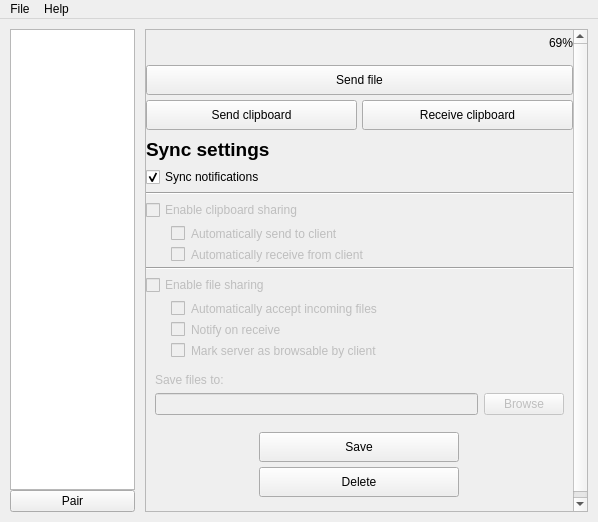
<?xml version="1.0" encoding="UTF-8"?>
<ui version="4.0">
 <class>MainWindow</class>
 <widget class="QMainWindow" name="MainWindow">
  <property name="geometry">
   <rect>
    <x>0</x>
    <y>0</y>
    <width>598</width>
    <height>522</height>
   </rect>
  </property>
  <property name="sizePolicy">
   <sizepolicy hsizetype="Fixed" vsizetype="Preferred">
    <horstretch>0</horstretch>
    <verstretch>0</verstretch>
   </sizepolicy>
  </property>
  <property name="minimumSize">
   <size>
    <width>425</width>
    <height>300</height>
   </size>
  </property>
  <property name="windowTitle">
   <string>MainWindow</string>
  </property>
  <widget class="QWidget" name="centralwidget">
   <layout class="QGridLayout" name="gridLayout_3">
    <property name="leftMargin">
     <number>10</number>
    </property>
    <property name="topMargin">
     <number>10</number>
    </property>
    <property name="rightMargin">
     <number>10</number>
    </property>
    <property name="bottomMargin">
     <number>10</number>
    </property>
    <property name="spacing">
     <number>0</number>
    </property>
    <item row="0" column="0">
     <layout class="QGridLayout" name="mainLayout">
      <property name="leftMargin">
       <number>0</number>
      </property>
      <property name="topMargin">
       <number>0</number>
      </property>
      <property name="rightMargin">
       <number>0</number>
      </property>
      <property name="bottomMargin">
       <number>0</number>
      </property>
      <property name="horizontalSpacing">
       <number>10</number>
      </property>
      <property name="verticalSpacing">
       <number>0</number>
      </property>
      <item row="0" column="3">
       <widget class="QScrollArea" name="scrollArea">
        <property name="enabled">
         <bool>true</bool>
        </property>
        <property name="minimumSize">
         <size>
          <width>125</width>
          <height>175</height>
         </size>
        </property>
        <property name="horizontalScrollBarPolicy">
         <enum>Qt::ScrollBarAlwaysOff</enum>
        </property>
        <property name="widgetResizable">
         <bool>true</bool>
        </property>
        <widget class="QWidget" name="scrollAreaWidgetContents">
         <property name="geometry">
          <rect>
           <x>0</x>
           <y>0</y>
           <width>420</width>
           <height>485</height>
          </rect>
         </property>
         <property name="minimumSize">
          <size>
           <width>175</width>
           <height>0</height>
          </size>
         </property>
         <layout class="QGridLayout" name="gridLayout">
          <property name="leftMargin">
           <number>0</number>
          </property>
          <property name="topMargin">
           <number>0</number>
          </property>
          <property name="rightMargin">
           <number>0</number>
          </property>
          <property name="bottomMargin">
           <number>0</number>
          </property>
          <property name="spacing">
           <number>10</number>
          </property>
          <item row="0" column="0">
           <widget class="QWidget" name="deviceInfoWidget" native="true">
            <property name="sizePolicy">
             <sizepolicy hsizetype="Expanding" vsizetype="Fixed">
              <horstretch>0</horstretch>
              <verstretch>25</verstretch>
             </sizepolicy>
            </property>
            <property name="minimumSize">
             <size>
              <width>0</width>
              <height>25</height>
             </size>
            </property>
            <property name="maximumSize">
             <size>
              <width>16777215</width>
              <height>25</height>
             </size>
            </property>
            <layout class="QHBoxLayout" name="horizontalLayout">
             <property name="leftMargin">
              <number>0</number>
             </property>
             <property name="topMargin">
              <number>0</number>
             </property>
             <property name="rightMargin">
              <number>0</number>
             </property>
             <property name="bottomMargin">
              <number>0</number>
             </property>
             <item>
              <widget class="QLabel" name="lblClientName">
               <property name="minimumSize">
                <size>
                 <width>100</width>
                 <height>0</height>
                </size>
               </property>
               <property name="text">
                <string notr="true">&lt;deviceName&gt;</string>
               </property>
              </widget>
             </item>
             <item>
              <widget class="QLabel" name="lblClientBatteryLevel">
               <property name="minimumSize">
                <size>
                 <width>30</width>
                 <height>0</height>
                </size>
               </property>
               <property name="maximumSize">
                <size>
                 <width>40</width>
                 <height>16777215</height>
                </size>
               </property>
               <property name="text">
                <string notr="true">69%</string>
               </property>
               <property name="alignment">
                <set>Qt::AlignRight|Qt::AlignTrailing|Qt::AlignVCenter</set>
               </property>
              </widget>
             </item>
            </layout>
           </widget>
          </item>
          <item row="2" column="0">
           <widget class="QWidget" name="deviceSettingsWidget" native="true">
            <layout class="QGridLayout" name="gridDeviceSettings">
             <property name="leftMargin">
              <number>0</number>
             </property>
             <property name="topMargin">
              <number>0</number>
             </property>
             <property name="rightMargin">
              <number>0</number>
             </property>
             <property name="bottomMargin">
              <number>20</number>
             </property>
             <property name="horizontalSpacing">
              <number>0</number>
             </property>
             <property name="verticalSpacing">
              <number>8</number>
             </property>
             <item row="1" column="0">
              <widget class="QWidget" name="syncSettingsContainer" native="true">
               <property name="sizePolicy">
                <sizepolicy hsizetype="Preferred" vsizetype="Preferred">
                 <horstretch>0</horstretch>
                 <verstretch>0</verstretch>
                </sizepolicy>
               </property>
               <layout class="QGridLayout" name="gridLayout_2">
                <property name="leftMargin">
                 <number>0</number>
                </property>
                <property name="topMargin">
                 <number>0</number>
                </property>
                <property name="rightMargin">
                 <number>0</number>
                </property>
                <property name="bottomMargin">
                 <number>0</number>
                </property>
                <item row="0" column="0">
                 <widget class="QLabel" name="lblSyncSettings">
                  <property name="sizePolicy">
                   <sizepolicy hsizetype="Preferred" vsizetype="Fixed">
                    <horstretch>0</horstretch>
                    <verstretch>0</verstretch>
                   </sizepolicy>
                  </property>
                  <property name="minimumSize">
                   <size>
                    <width>30</width>
                    <height>0</height>
                   </size>
                  </property>
                  <property name="maximumSize">
                   <size>
                    <width>16777215</width>
                    <height>30</height>
                   </size>
                  </property>
                  <property name="font">
                   <font>
                    <pointsize>14</pointsize>
                    <weight>75</weight>
                    <bold>true</bold>
                    <kerning>false</kerning>
                   </font>
                  </property>
                  <property name="toolTip">
                   <string notr="true"/>
                  </property>
                  <property name="text">
                   <string notr="true">Sync settings</string>
                  </property>
                  <property name="alignment">
                   <set>Qt::AlignBottom|Qt::AlignLeading|Qt::AlignLeft</set>
                  </property>
                 </widget>
                </item>
                <item row="1" column="0">
                 <layout class="QVBoxLayout" name="vlayCheckBoxes">
                  <property name="spacing">
                   <number>5</number>
                  </property>
                  <item>
                   <widget class="QWidget" name="syncSettingsNotificationsContainer" native="true">
                    <property name="sizePolicy">
                     <sizepolicy hsizetype="Preferred" vsizetype="Fixed">
                      <horstretch>0</horstretch>
                      <verstretch>0</verstretch>
                     </sizepolicy>
                    </property>
                    <layout class="QVBoxLayout" name="verticalLayout_3">
                     <property name="leftMargin">
                      <number>0</number>
                     </property>
                     <property name="topMargin">
                      <number>0</number>
                     </property>
                     <property name="rightMargin">
                      <number>0</number>
                     </property>
                     <property name="bottomMargin">
                      <number>0</number>
                     </property>
                     <item>
                      <widget class="QCheckBox" name="chkSyncNotifications">
                       <property name="font">
                        <font>
                         <kerning>false</kerning>
                        </font>
                       </property>
                       <property name="cursor">
                        <cursorShape>PointingHandCursor</cursorShape>
                       </property>
                       <property name="toolTip">
                        <string notr="true">Receive notifications from the client device.</string>
                       </property>
                       <property name="text">
                        <string notr="true">Sync notifications</string>
                       </property>
                       <property name="checked">
                        <bool>true</bool>
                       </property>
                      </widget>
                     </item>
                    </layout>
                   </widget>
                  </item>
                  <item>
                   <widget class="Line" name="hlineUnderNotifications">
                    <property name="orientation">
                     <enum>Qt::Horizontal</enum>
                    </property>
                   </widget>
                  </item>
                  <item>
                   <widget class="QWidget" name="syncSettingsClipboardContainer" native="true">
                    <property name="enabled">
                     <bool>false</bool>
                    </property>
                    <property name="sizePolicy">
                     <sizepolicy hsizetype="Preferred" vsizetype="Fixed">
                      <horstretch>0</horstretch>
                      <verstretch>0</verstretch>
                     </sizepolicy>
                    </property>
                    <layout class="QVBoxLayout" name="verticalLayout_2">
                     <property name="leftMargin">
                      <number>0</number>
                     </property>
                     <property name="topMargin">
                      <number>0</number>
                     </property>
                     <property name="rightMargin">
                      <number>0</number>
                     </property>
                     <property name="bottomMargin">
                      <number>0</number>
                     </property>
                     <item>
                      <widget class="QCheckBox" name="chkSyncClipboard">
                       <property name="font">
                        <font>
                         <kerning>false</kerning>
                        </font>
                       </property>
                       <property name="cursor">
                        <cursorShape>PointingHandCursor</cursorShape>
                       </property>
                       <property name="toolTip">
                        <string notr="true">Allow syncing the clipboard between this computer and the client device.</string>
                       </property>
                       <property name="text">
                        <string notr="true">Enable clipboard sharing</string>
                       </property>
                      </widget>
                     </item>
                     <item>
                      <widget class="QCheckBox" name="chkAutoSendClipboard">
                       <property name="font">
                        <font>
                         <kerning>false</kerning>
                        </font>
                       </property>
                       <property name="cursor">
                        <cursorShape>PointingHandCursor</cursorShape>
                       </property>
                       <property name="toolTip">
                        <string notr="true">Automatically send this computer's clipboard data to the client.</string>
                       </property>
                       <property name="styleSheet">
                        <string notr="true">margin-left: 25px;</string>
                       </property>
                       <property name="text">
                        <string notr="true">Automatically send to client</string>
                       </property>
                      </widget>
                     </item>
                     <item>
                      <widget class="QCheckBox" name="chkAutoReceiveClipboard">
                       <property name="cursor">
                        <cursorShape>PointingHandCursor</cursorShape>
                       </property>
                       <property name="toolTip">
                        <string notr="true">Automatically receive clipboard data from the client and update our clipboard.</string>
                       </property>
                       <property name="styleSheet">
                        <string notr="true">margin-left: 25px;</string>
                       </property>
                       <property name="text">
                        <string notr="true">Automatically receive from client</string>
                       </property>
                      </widget>
                     </item>
                    </layout>
                   </widget>
                  </item>
                  <item>
                   <widget class="Line" name="hlineUnderClipboard">
                    <property name="orientation">
                     <enum>Qt::Horizontal</enum>
                    </property>
                   </widget>
                  </item>
                  <item>
                   <widget class="QWidget" name="syncSettingsFileSharingContainer" native="true">
                    <property name="enabled">
                     <bool>false</bool>
                    </property>
                    <property name="sizePolicy">
                     <sizepolicy hsizetype="Preferred" vsizetype="Fixed">
                      <horstretch>0</horstretch>
                      <verstretch>0</verstretch>
                     </sizepolicy>
                    </property>
                    <layout class="QGridLayout" name="gridLayout_4">
                     <property name="leftMargin">
                      <number>0</number>
                     </property>
                     <property name="topMargin">
                      <number>0</number>
                     </property>
                     <property name="rightMargin">
                      <number>0</number>
                     </property>
                     <property name="bottomMargin">
                      <number>0</number>
                     </property>
                     <item row="0" column="0">
                      <layout class="QVBoxLayout" name="fileSharingCheckboxes">
                       <item>
                        <widget class="QCheckBox" name="chkFileSharingEnable">
                         <property name="font">
                          <font>
                           <kerning>false</kerning>
                          </font>
                         </property>
                         <property name="cursor">
                          <cursorShape>PointingHandCursor</cursorShape>
                         </property>
                         <property name="toolTip">
                          <string notr="true">Enable sending and receiving files for this client.</string>
                         </property>
                         <property name="text">
                          <string notr="true">Enable file sharing</string>
                         </property>
                        </widget>
                       </item>
                       <item>
                        <widget class="QCheckBox" name="chkFileSharingAutoAccept">
                         <property name="font">
                          <font>
                           <kerning>false</kerning>
                          </font>
                         </property>
                         <property name="cursor">
                          <cursorShape>PointingHandCursor</cursorShape>
                         </property>
                         <property name="toolTip">
                          <string notr="true">Automatically accept incoming files from this device.</string>
                         </property>
                         <property name="styleSheet">
                          <string notr="true">margin-left: 25px;</string>
                         </property>
                         <property name="text">
                          <string notr="true">Automatically accept incoming files</string>
                         </property>
                        </widget>
                       </item>
                       <item>
                        <widget class="QCheckBox" name="chkFileSharingNotify">
                         <property name="font">
                          <font>
                           <kerning>false</kerning>
                          </font>
                         </property>
                         <property name="cursor">
                          <cursorShape>PointingHandCursor</cursorShape>
                         </property>
                         <property name="toolTip">
                          <string notr="true">Notify on incoming files for this device.</string>
                         </property>
                         <property name="styleSheet">
                          <string notr="true">margin-left: 25px;</string>
                         </property>
                         <property name="text">
                          <string notr="true">Notify on receive</string>
                         </property>
                        </widget>
                       </item>
                       <item>
                        <widget class="QCheckBox" name="chkServerBrowsable">
                         <property name="cursor">
                          <cursorShape>PointingHandCursor</cursorShape>
                         </property>
                         <property name="toolTip">
                          <string notr="true">Allows the client to browse the files on this computer.</string>
                         </property>
                         <property name="styleSheet">
                          <string notr="true">margin-left: 25px;</string>
                         </property>
                         <property name="text">
                          <string notr="true">Mark server as browsable by client</string>
                         </property>
                        </widget>
                       </item>
                      </layout>
                     </item>
                     <item row="2" column="0">
                      <widget class="QWidget" name="widget" native="true">
                       <property name="sizePolicy">
                        <sizepolicy hsizetype="Preferred" vsizetype="Fixed">
                         <horstretch>0</horstretch>
                         <verstretch>0</verstretch>
                        </sizepolicy>
                       </property>
                       <property name="minimumSize">
                        <size>
                         <width>0</width>
                         <height>0</height>
                        </size>
                       </property>
                       <layout class="QGridLayout" name="gridLayout_5">
                        <item row="1" column="0">
                         <widget class="QLineEdit" name="txtFileSharingSaveDirectory">
                          <property name="toolTip">
                           <string notr="true">Directory incoming files are saved to.</string>
                          </property>
                         </widget>
                        </item>
                        <item row="1" column="1">
                         <widget class="QPushButton" name="btnFileSharingSaveDirectoryBrowse">
                          <property name="font">
                           <font>
                            <kerning>false</kerning>
                           </font>
                          </property>
                          <property name="cursor">
                           <cursorShape>PointingHandCursor</cursorShape>
                          </property>
                          <property name="toolTip">
                           <string notr="true">Open folder picker dialog.</string>
                          </property>
                          <property name="text">
                           <string notr="true">Browse</string>
                          </property>
                         </widget>
                        </item>
                        <item row="0" column="0">
                         <widget class="QLabel" name="lblSaveFilesTo">
                          <property name="font">
                           <font>
                            <kerning>false</kerning>
                           </font>
                          </property>
                          <property name="toolTip">
                           <string notr="true"/>
                          </property>
                          <property name="text">
                           <string notr="true">Save files to:</string>
                          </property>
                         </widget>
                        </item>
                       </layout>
                      </widget>
                     </item>
                    </layout>
                   </widget>
                  </item>
                 </layout>
                </item>
               </layout>
              </widget>
             </item>
             <item row="3" column="0">
              <widget class="QWidget" name="bottomButtonContiner" native="true">
               <property name="sizePolicy">
                <sizepolicy hsizetype="Preferred" vsizetype="Fixed">
                 <horstretch>0</horstretch>
                 <verstretch>0</verstretch>
                </sizepolicy>
               </property>
               <layout class="QVBoxLayout" name="verticalLayout_4">
                <property name="spacing">
                 <number>5</number>
                </property>
                <property name="leftMargin">
                 <number>0</number>
                </property>
                <property name="topMargin">
                 <number>0</number>
                </property>
                <property name="rightMargin">
                 <number>0</number>
                </property>
                <property name="bottomMargin">
                 <number>0</number>
                </property>
                <item>
                 <layout class="QHBoxLayout" name="hlaySaveButton">
                  <item>
                   <widget class="QPushButton" name="btnSave">
                    <property name="sizePolicy">
                     <sizepolicy hsizetype="Fixed" vsizetype="Fixed">
                      <horstretch>0</horstretch>
                      <verstretch>0</verstretch>
                     </sizepolicy>
                    </property>
                    <property name="minimumSize">
                     <size>
                      <width>200</width>
                      <height>30</height>
                     </size>
                    </property>
                    <property name="font">
                     <font>
                      <kerning>false</kerning>
                     </font>
                    </property>
                    <property name="cursor">
                     <cursorShape>PointingHandCursor</cursorShape>
                    </property>
                    <property name="toolTip">
                     <string notr="true">Save client settings.</string>
                    </property>
                    <property name="text">
                     <string notr="true">Save</string>
                    </property>
                   </widget>
                  </item>
                 </layout>
                </item>
                <item>
                 <layout class="QHBoxLayout" name="hlayDeleteButton">
                  <item>
                   <widget class="QPushButton" name="btnDelete">
                    <property name="sizePolicy">
                     <sizepolicy hsizetype="Fixed" vsizetype="Fixed">
                      <horstretch>0</horstretch>
                      <verstretch>0</verstretch>
                     </sizepolicy>
                    </property>
                    <property name="minimumSize">
                     <size>
                      <width>200</width>
                      <height>30</height>
                     </size>
                    </property>
                    <property name="font">
                     <font>
                      <kerning>false</kerning>
                     </font>
                    </property>
                    <property name="cursor">
                     <cursorShape>PointingHandCursor</cursorShape>
                    </property>
                    <property name="toolTip">
                     <string notr="true">Delete this client.</string>
                    </property>
                    <property name="text">
                     <string notr="true">Delete</string>
                    </property>
                   </widget>
                  </item>
                 </layout>
                </item>
               </layout>
              </widget>
             </item>
             <item row="0" column="0">
              <widget class="QWidget" name="topButtonContainer" native="true">
               <property name="sizePolicy">
                <sizepolicy hsizetype="Preferred" vsizetype="Fixed">
                 <horstretch>0</horstretch>
                 <verstretch>0</verstretch>
                </sizepolicy>
               </property>
               <property name="minimumSize">
                <size>
                 <width>250</width>
                 <height>0</height>
                </size>
               </property>
               <layout class="QVBoxLayout" name="verticalLayout">
                <property name="spacing">
                 <number>5</number>
                </property>
                <property name="leftMargin">
                 <number>0</number>
                </property>
                <property name="topMargin">
                 <number>0</number>
                </property>
                <property name="rightMargin">
                 <number>0</number>
                </property>
                <property name="bottomMargin">
                 <number>0</number>
                </property>
                <item>
                 <widget class="QPushButton" name="btnSendFile">
                  <property name="minimumSize">
                   <size>
                    <width>255</width>
                    <height>30</height>
                   </size>
                  </property>
                  <property name="font">
                   <font>
                    <kerning>false</kerning>
                   </font>
                  </property>
                  <property name="cursor">
                   <cursorShape>PointingHandCursor</cursorShape>
                  </property>
                  <property name="toolTip">
                   <string notr="true">Open the file selector dialog and send a file to the client device.</string>
                  </property>
                  <property name="text">
                   <string notr="true">Send file</string>
                  </property>
                 </widget>
                </item>
                <item>
                 <widget class="QWidget" name="hlayClipboardContainer" native="true">
                  <property name="sizePolicy">
                   <sizepolicy hsizetype="Preferred" vsizetype="Fixed">
                    <horstretch>0</horstretch>
                    <verstretch>30</verstretch>
                   </sizepolicy>
                  </property>
                  <property name="minimumSize">
                   <size>
                    <width>255</width>
                    <height>30</height>
                   </size>
                  </property>
                  <property name="maximumSize">
                   <size>
                    <width>16777215</width>
                    <height>30</height>
                   </size>
                  </property>
                  <layout class="QHBoxLayout" name="horizontalLayout_3">
                   <property name="spacing">
                    <number>5</number>
                   </property>
                   <property name="leftMargin">
                    <number>0</number>
                   </property>
                   <property name="topMargin">
                    <number>0</number>
                   </property>
                   <property name="rightMargin">
                    <number>0</number>
                   </property>
                   <property name="bottomMargin">
                    <number>0</number>
                   </property>
                   <item>
                    <widget class="QPushButton" name="btnSendClipboard">
                     <property name="minimumSize">
                      <size>
                       <width>115</width>
                       <height>30</height>
                      </size>
                     </property>
                     <property name="font">
                      <font>
                       <kerning>false</kerning>
                      </font>
                     </property>
                     <property name="cursor">
                      <cursorShape>PointingHandCursor</cursorShape>
                     </property>
                     <property name="toolTip">
                      <string notr="true">Send this computer's clipboard data to the client device.</string>
                     </property>
                     <property name="text">
                      <string notr="true">Send clipboard</string>
                     </property>
                    </widget>
                   </item>
                   <item>
                    <widget class="QPushButton" name="btnReceiveClipboard">
                     <property name="minimumSize">
                      <size>
                       <width>115</width>
                       <height>30</height>
                      </size>
                     </property>
                     <property name="font">
                      <font>
                       <kerning>false</kerning>
                      </font>
                     </property>
                     <property name="cursor">
                      <cursorShape>PointingHandCursor</cursorShape>
                     </property>
                     <property name="toolTip">
                      <string notr="true">Request the clipboard data from the client device.</string>
                     </property>
                     <property name="text">
                      <string notr="true">Receive clipboard</string>
                     </property>
                    </widget>
                   </item>
                  </layout>
                 </widget>
                </item>
               </layout>
              </widget>
             </item>
            </layout>
           </widget>
          </item>
         </layout>
        </widget>
       </widget>
      </item>
      <item row="0" column="1">
       <layout class="QGridLayout" name="leftHandContainer">
        <property name="leftMargin">
         <number>0</number>
        </property>
        <item row="0" column="0">
         <widget class="QListWidget" name="deviceList">
          <property name="sizePolicy">
           <sizepolicy hsizetype="Fixed" vsizetype="Expanding">
            <horstretch>0</horstretch>
            <verstretch>0</verstretch>
           </sizepolicy>
          </property>
          <property name="minimumSize">
           <size>
            <width>50</width>
            <height>0</height>
           </size>
          </property>
          <property name="maximumSize">
           <size>
            <width>125</width>
            <height>16777215</height>
           </size>
          </property>
          <property name="toolTip">
           <string notr="true">Client device selector.</string>
          </property>
          <property name="autoScroll">
           <bool>true</bool>
          </property>
         </widget>
        </item>
        <item row="1" column="0">
         <widget class="QPushButton" name="btnPair">
          <property name="toolTip">
           <string notr="true">Show instructions to connect a new device.</string>
          </property>
          <property name="text">
           <string notr="true">Pair</string>
          </property>
         </widget>
        </item>
       </layout>
      </item>
     </layout>
    </item>
   </layout>
  </widget>
  <widget class="QMenuBar" name="menuBar">
   <property name="geometry">
    <rect>
     <x>0</x>
     <y>0</y>
     <width>598</width>
     <height>22</height>
    </rect>
   </property>
   <widget class="QMenu" name="menuFile">
    <property name="toolTip">
     <string notr="true"/>
    </property>
    <property name="title">
     <string notr="true">File</string>
    </property>
    <widget class="QMenu" name="menuClient_settings">
     <property name="title">
      <string>Client settings</string>
     </property>
     <addaction name="actionSync_notifications"/>
     <addaction name="separator"/>
     <addaction name="actionToggleClipboardSharing"/>
     <addaction name="actionSend_clipboard"/>
     <addaction name="actionReceive_clipboard"/>
     <addaction name="separator"/>
     <addaction name="actionToggleFileSharing"/>
     <addaction name="actionServer_browsable"/>
     <addaction name="actionSend_file"/>
     <addaction name="actionBrowse_for_file"/>
     <addaction name="separator"/>
     <addaction name="actionDelete_client"/>
     <addaction name="separator"/>
     <addaction name="actionSync_configuration_with_client"/>
     <addaction name="actionView_connection_details"/>
    </widget>
    <addaction name="actionPair_client"/>
    <addaction name="actionRefresh_client_info"/>
    <addaction name="menuClient_settings"/>
    <addaction name="separator"/>
    <addaction name="actionPreferences"/>
    <addaction name="separator"/>
    <addaction name="actionExit"/>
   </widget>
   <widget class="QMenu" name="menuHelp">
    <property name="toolTip">
     <string notr="true"/>
    </property>
    <property name="title">
     <string notr="true">Help</string>
    </property>
    <addaction name="actionView_GitHub_page"/>
    <addaction name="separator"/>
    <addaction name="actionAbout_Neptune"/>
   </widget>
   <addaction name="menuFile"/>
   <addaction name="menuHelp"/>
  </widget>
  <action name="actionPair_client">
   <property name="text">
    <string notr="true">Pair client</string>
   </property>
  </action>
  <action name="actionPair_new_client">
   <property name="text">
    <string>Pair new client</string>
   </property>
  </action>
  <action name="actionSend_clipboard">
   <property name="enabled">
    <bool>false</bool>
   </property>
   <property name="text">
    <string>Send clipboard</string>
   </property>
  </action>
  <action name="actionReceive_clipboard">
   <property name="enabled">
    <bool>false</bool>
   </property>
   <property name="text">
    <string notr="true">Receive clipboard</string>
   </property>
  </action>
  <action name="actionSend_file">
   <property name="enabled">
    <bool>false</bool>
   </property>
   <property name="text">
    <string notr="true">Send file</string>
   </property>
  </action>
  <action name="actionBrowse_for_file">
   <property name="checkable">
    <bool>false</bool>
   </property>
   <property name="checked">
    <bool>false</bool>
   </property>
   <property name="enabled">
    <bool>false</bool>
   </property>
   <property name="text">
    <string notr="true">Browse for file</string>
   </property>
  </action>
  <action name="actionToggleFileSharing">
   <property name="checkable">
    <bool>true</bool>
   </property>
   <property name="enabled">
    <bool>false</bool>
   </property>
   <property name="text">
    <string notr="true">Enable file sharing</string>
   </property>
  </action>
  <action name="actionToggleClipboardSharing">
   <property name="checkable">
    <bool>true</bool>
   </property>
   <property name="enabled">
    <bool>false</bool>
   </property>
   <property name="text">
    <string notr="true">Enable clipboard sharing</string>
   </property>
  </action>
  <action name="actionDelete_client">
   <property name="text">
    <string notr="true">Delete client</string>
   </property>
  </action>
  <action name="actionExport">
   <property name="text">
    <string>Export settings</string>
   </property>
  </action>
  <action name="actionSync_configuration_with_client">
   <property name="text">
    <string notr="true">Sync client configuration</string>
   </property>
  </action>
  <action name="actionView_connection_details">
   <property name="text">
    <string notr="true">View connection details</string>
   </property>
  </action>
  <action name="actionExit">
   <property name="text">
    <string notr="true">Exit</string>
   </property>
   <property name="menuRole">
    <enum>QAction::QuitRole</enum>
   </property>
  </action>
  <action name="actionPreferences">
   <property name="text">
    <string notr="true">Preferences</string>
   </property>
   <property name="menuRole">
    <enum>QAction::PreferencesRole</enum>
   </property>
  </action>
  <action name="actionAbout_Neptune">
   <property name="text">
    <string notr="true">About Neptune</string>
   </property>
   <property name="menuRole">
    <enum>QAction::AboutRole</enum>
   </property>
  </action>
  <action name="actionView_GitHub_page">
   <property name="text">
    <string notr="true">View GitHub page</string>
   </property>
  </action>
  <action name="actionSync_notifications">
   <property name="checkable">
    <bool>true</bool>
   </property>
   <property name="checked">
    <bool>true</bool>
   </property>
   <property name="text">
    <string notr="true">Sync notifications</string>
   </property>
  </action>
  <action name="actionServer_browsable">
   <property name="checkable">
    <bool>true</bool>
   </property>
   <property name="enabled">
    <bool>false</bool>
   </property>
   <property name="text">
    <string>Mark server browsable</string>
   </property>
  </action>
  <action name="actionRefresh_client_info">
   <property name="text">
    <string notr="true">Refresh client info</string>
   </property>
  </action>
 </widget>
 <resources/>
 <connections/>
</ui>
